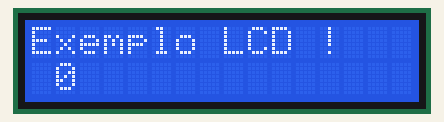
A sketch run on a simulated Arduino Uno, built with avr-gcc and run on an emulated ATmega328P. Shown: 16×2 character LCD.

Above: at 0.6 s.
At 4.6 s:
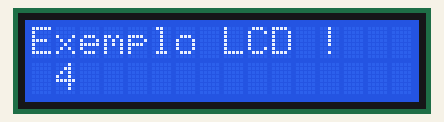
At 9.7 s:
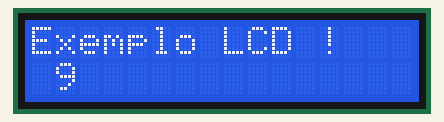
At 19.7 s:
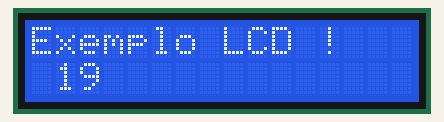
At 28.7 s:
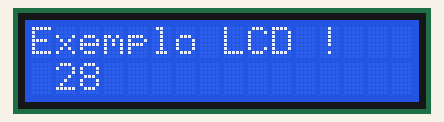
At 38.8 s:
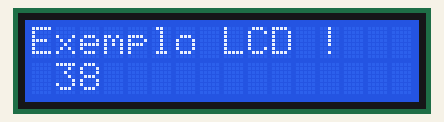

The sketch:

LCDscreen.ino
```cpp
#include <LiquidCrystal.h>

LiquidCrystal lcd(12, 13, 2, 3, 4, 11);

int contador = 0;

void setup() {
lcd.begin(16, 2);
delay(500);
}

void loop() {
lcd.clear();
lcd.setCursor(0, 0);
lcd.print("Exemplo LCD !");
lcd.setCursor(1, 1);
lcd.print(contador);
contador++;

if (contador == 60) {
 contador = 0;
}
delay(1000);
}
```

Measured:
- what the display in image 0 shows lasts 1.0 s, from 0.6 s to 1.6 s
